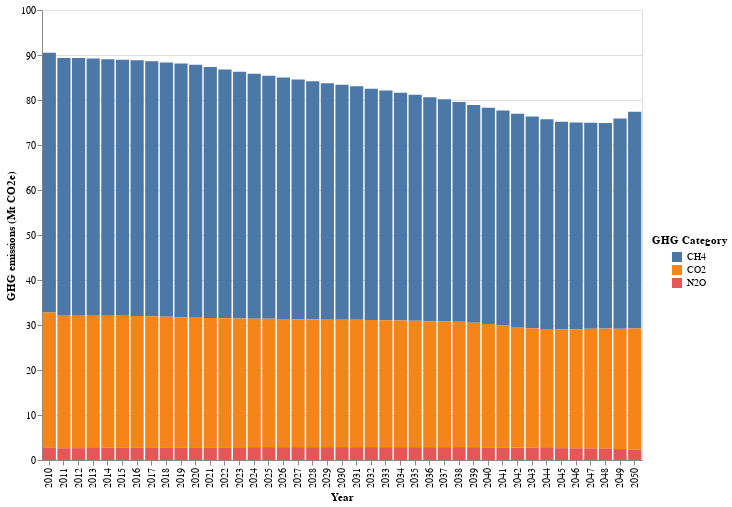

Notebook code for this chart:
### Markdown cell above
### Emissions by GHG category

### Code cell
# HIDE CODE
# get the df and plot
GHG_catetory_df,GHG_atetory_plot = ag_lucc_GHG.plot_GHG_category()
GHG_atetory_plot

### Figure 1 — Vega-Lite specification as saved in the notebook (floating-point values rounded to 4 significant figures)
{"config": {"view": {"continuousWidth": 300, "continuousHeight": 300}}, "layer": [{"mark": {"type": "bar"}, "encoding": {"color": {"field": "GHG Category", "legend": {"direction": "vertical", "legendX": 610, "legendY": 225.0, "orient": "none", "title": "GHG Category", "titleAnchor": "middle"}, "type": "nominal"}, "tooltip": [{"field": "GHG Category", "title": "GHG Category", "type": "nominal"}, {"field": "Quantity (Mt CO2e)", "title": "GHG emissions (Mt CO2e)", "type": "quantitative"}], "x": {"axis": {"labelAngle": -90, "title": "Year"}, "field": "Year", "type": "ordinal"}, "y": {"field": "Quantity (Mt CO2e)", "scale": {"reverse": false}, "title": "GHG emissions (Mt CO2e)", "type": "quantitative"}}}], "data": {"name": "data-37febc337e911b9c5fbae1d6589bd901"}, "height": 450, "width": 600, "$schema": "https://vega.github.io/schema/vega-lite/v5.15.1.json", "datasets": {"data-37febc337e911b9c5fbae1d6589bd901": [{"Year": 2010, "GHG Category": "CH4", "Quantity (Mt CO2e)": 57.74}, {"Year": 2010, "GHG Category": "CO2", "Quantity (Mt CO2e)": 30.02}, {"Year": 2010, "GHG Category": "N2O", "Quantity (Mt CO2e)": 2.749}, {"Year": 2011, "GHG Category": "CH4", "Quantity (Mt CO2e)": 57.27}, {"Year": 2011, "GHG Category": "CO2", "Quantity (Mt CO2e)": 29.43}, {"Year": 2011, "GHG Category": "N2O", "Quantity (Mt CO2e)": 2.616}, {"Year": 2012, "GHG Category": "CH4", "Quantity (Mt CO2e)": 57.29}, {"Year": 2012, "GHG Category": "CO2", "Quantity (Mt CO2e)": 29.42}, {"Year": 2012, "GHG Category": "N2O", "Quantity (Mt CO2e)": 2.639}, {"Year": 2013, "GHG Category": "CH4", "Quantity (Mt CO2e)": 57.13}, {"Year": 2013, "GHG Category": "CO2", "Quantity (Mt CO2e)": 29.39}, {"Year": 2013, "GHG Category": "N2O", "Quantity (Mt CO2e)": 2.686}, {"Year": 2014, "GHG Category": "CH4", "Quantity (Mt CO2e)": 57.03}, {"Year": 2014, "GHG Category": "CO2", "Quantity (Mt CO2e)": 29.33}, {"Year": 2014, "GHG Category": "N2O", "Quantity (Mt CO2e)": 2.709}, {"Year": 2015, "GHG Category": "CH4", "Quantity (Mt CO2e)": 56.92}, {"Year": 2015, "GHG Category": "CO2", "Quantity (Mt CO2e)": 29.3}, {"Year": 2015, "GHG Category": "N2O", "Quantity (Mt CO2e)": 2.743}, {"Year": 2016, "GHG Category": "CH4", "Quantity (Mt CO2e)": 56.8}, {"Year": 2016, "GHG Category": "CO2", "Quantity (Mt CO2e)": 29.23}, {"Year": 2016, "GHG Category": "N2O", "Quantity (Mt CO2e)": 2.781}, {"Year": 2017, "GHG Category": "CH4", "Quantity (Mt CO2e)": 56.65}, {"Year": 2017, "GHG Category": "CO2", "Quantity (Mt CO2e)": 29.14}, {"Year": 2017, "GHG Category": "N2O", "Quantity (Mt CO2e)": 2.801}, {"Year": 2018, "GHG Category": "CH4", "Quantity (Mt CO2e)": 56.51}, {"Year": 2018, "GHG Category": "CO2", "Quantity (Mt CO2e)": 29.04}, {"Year": 2018, "GHG Category": "N2O", "Quantity (Mt CO2e)": 2.797}, {"Year": 2019, "GHG Category": "CH4", "Quantity (Mt CO2e)": 56.37}, {"Year": 2019, "GHG Category": "CO2", "Quantity (Mt CO2e)": 28.92}, {"Year": 2019, "GHG Category": "N2O", "Quantity (Mt CO2e)": 2.812}, {"Year": 2020, "GHG Category": "CH4", "Quantity (Mt CO2e)": 56.23}, {"Year": 2020, "GHG Category": "CO2", "Quantity (Mt CO2e)": 28.81}, {"Year": 2020, "GHG Category": "N2O", "Quantity (Mt CO2e)": 2.824}, {"Year": 2021, "GHG Category": "CH4", "Quantity (Mt CO2e)": 55.75}, {"Year": 2021, "GHG Category": "CO2", "Quantity (Mt CO2e)": 28.75}, {"Year": 2021, "GHG Category": "N2O", "Quantity (Mt CO2e)": 2.822}, {"Year": 2022, "GHG Category": "CH4", "Quantity (Mt CO2e)": 55.29}, {"Year": 2022, "GHG Category": "CO2", "Quantity (Mt CO2e)": 28.67}, {"Year": 2022, "GHG Category": "N2O", "Quantity (Mt CO2e)": 2.826}, {"Year": 2023, "GHG Category": "CH4", "Quantity (Mt CO2e)": 54.83}, {"Year": 2023, "GHG Category": "CO2", "Quantity (Mt CO2e)": 28.59}, {"Year": 2023, "GHG Category": "N2O", "Quantity (Mt CO2e)": 2.835}, {"Year": 2024, "GHG Category": "CH4", "Quantity (Mt CO2e)": 54.41}, {"Year": 2024, "GHG Category": "CO2", "Quantity (Mt CO2e)": 28.54}, {"Year": 2024, "GHG Category": "N2O", "Quantity (Mt CO2e)": 2.856}, {"Year": 2025, "GHG Category": "CH4", "Quantity (Mt CO2e)": 54.03}, {"Year": 2025, "GHG Category": "CO2", "Quantity (Mt CO2e)": 28.53}, {"Year": 2025, "GHG Category": "N2O", "Quantity (Mt CO2e)": 2.861}, {"Year": 2026, "GHG Category": "CH4", "Quantity (Mt CO2e)": 53.64}, {"Year": 2026, "GHG Category": "CO2", "Quantity (Mt CO2e)": 28.49}, {"Year": 2026, "GHG Category": "N2O", "Quantity (Mt CO2e)": 2.862}, {"Year": 2027, "GHG Category": "CH4", "Quantity (Mt CO2e)": 53.27}, {"Year": 2027, "GHG Category": "CO2", "Quantity (Mt CO2e)": 28.43}, {"Year": 2027, "GHG Category": "N2O", "Quantity (Mt CO2e)": 2.865}, {"Year": 2028, "GHG Category": "CH4", "Quantity (Mt CO2e)": 52.92}, {"Year": 2028, "GHG Category": "CO2", "Quantity (Mt CO2e)": 28.38}, {"Year": 2028, "GHG Category": "N2O", "Quantity (Mt CO2e)": 2.866}, {"Year": 2029, "GHG Category": "CH4", "Quantity (Mt CO2e)": 52.54}, {"Year": 2029, "GHG Category": "CO2", "Quantity (Mt CO2e)": 28.31}, {"Year": 2029, "GHG Category": "N2O", "Quantity (Mt CO2e)": 2.867}, {"Year": 2030, "GHG Category": "CH4", "Quantity (Mt CO2e)": 52.22}, {"Year": 2030, "GHG Category": "CO2", "Quantity (Mt CO2e)": 28.3}, {"Year": 2030, "GHG Category": "N2O", "Quantity (Mt CO2e)": 2.873}, {"Year": 2031, "GHG Category": "CH4", "Quantity (Mt CO2e)": 51.89}, {"Year": 2031, "GHG Category": "CO2", "Quantity (Mt CO2e)": 28.3}, {"Year": 2031, "GHG Category": "N2O", "Quantity (Mt CO2e)": 2.863}, {"Year": 2032, "GHG Category": "CH4", "Quantity (Mt CO2e)": 51.41}, {"Year": 2032, "GHG Category": "CO2", "Quantity (Mt CO2e)": 28.22}, {"Year": 2032, "GHG Category": "N2O", "Quantity (Mt CO2e)": 2.868}, {"Year": 2033, "GHG Category": "CH4", "Quantity (Mt CO2e)": 51.03}, {"Year": 2033, "GHG Category": "CO2", "Quantity (Mt CO2e)": 28.23}, {"Year": 2033, "GHG Category": "N2O", "Quantity (Mt CO2e)": 2.854}, {"Year": 2034, "GHG Category": "CH4", "Quantity (Mt CO2e)": 50.6}, {"Year": 2034, "GHG Category": "CO2", "Quantity (Mt CO2e)": 28.14}, {"Year": 2034, "GHG Category": "N2O", "Quantity (Mt CO2e)": 2.865}, {"Year": 2035, "GHG Category": "CH4", "Quantity (Mt CO2e)": 50.22}, {"Year": 2035, "GHG Category": "CO2", "Quantity (Mt CO2e)": 28.08}, {"Year": 2035, "GHG Category": "N2O", "Quantity (Mt CO2e)": 2.865}, {"Year": 2036, "GHG Category": "CH4", "Quantity (Mt CO2e)": 49.77}, {"Year": 2036, "GHG Category": "CO2", "Quantity (Mt CO2e)": 27.98}, {"Year": 2036, "GHG Category": "N2O", "Quantity (Mt CO2e)": 2.862}, {"Year": 2037, "GHG Category": "CH4", "Quantity (Mt CO2e)": 49.34}, {"Year": 2037, "GHG Category": "CO2", "Quantity (Mt CO2e)": 27.93}, {"Year": 2037, "GHG Category": "N2O", "Quantity (Mt CO2e)": 2.866}, {"Year": 2038, "GHG Category": "CH4", "Quantity (Mt CO2e)": 48.85}, {"Year": 2038, "GHG Category": "CO2", "Quantity (Mt CO2e)": 27.83}, {"Year": 2038, "GHG Category": "N2O", "Quantity (Mt CO2e)": 2.868}, {"Year": 2039, "GHG Category": "CH4", "Quantity (Mt CO2e)": 48.43}, {"Year": 2039, "GHG Category": "CO2", "Quantity (Mt CO2e)": 27.64}, {"Year": 2039, "GHG Category": "N2O", "Quantity (Mt CO2e)": 2.843}, {"Year": 2040, "GHG Category": "CH4", "Quantity (Mt CO2e)": 48.04}, {"Year": 2040, "GHG Category": "CO2", "Quantity (Mt CO2e)": 27.4}, {"Year": 2040, "GHG Category": "N2O", "Quantity (Mt CO2e)": 2.815}, {"Year": 2041, "GHG Category": "CH4", "Quantity (Mt CO2e)": 47.7}, {"Year": 2041, "GHG Category": "CO2", "Quantity (Mt CO2e)": 27.16}, {"Year": 2041, "GHG Category": "N2O", "Quantity (Mt CO2e)": 2.787}, {"Year": 2042, "GHG Category": "CH4", "Quantity (Mt CO2e)": 47.4}, {"Year": 2042, "GHG Category": "CO2", "Quantity (Mt CO2e)": 26.82}, {"Year": 2042, "GHG Category": "N2O", "Quantity (Mt CO2e)": 2.751}, {"Year": 2043, "GHG Category": "CH4", "Quantity (Mt CO2e)": 47.05}, {"Year": 2043, "GHG Category": "CO2", "Quantity (Mt CO2e)": 26.58}, {"Year": 2043, "GHG Category": "N2O", "Quantity (Mt CO2e)": 2.719}, {"Year": 2044, "GHG Category": "CH4", "Quantity (Mt CO2e)": 46.59}, {"Year": 2044, "GHG Category": "CO2", "Quantity (Mt CO2e)": 26.42}, {"Year": 2044, "GHG Category": "N2O", "Quantity (Mt CO2e)": 2.691}, {"Year": 2045, "GHG Category": "CH4", "Quantity (Mt CO2e)": 46.18}, {"Year": 2045, "GHG Category": "CO2", "Quantity (Mt CO2e)": 26.35}, {"Year": 2045, "GHG Category": "N2O", "Quantity (Mt CO2e)": 2.63}, {"Year": 2046, "GHG Category": "CH4", "Quantity (Mt CO2e)": 45.95}, {"Year": 2046, "GHG Category": "CO2", "Quantity (Mt CO2e)": 26.44}, {"Year": 2046, "GHG Category": "N2O", "Quantity (Mt CO2e)": 2.603}, {"Year": 2047, "GHG Category": "CH4", "Quantity (Mt CO2e)": 45.79}, {"Year": 2047, "GHG Category": "CO2", "Quantity (Mt CO2e)": 26.57}, {"Year": 2047, "GHG Category": "N2O", "Quantity (Mt CO2e)": 2.578}, {"Year": 2048, "GHG Category": "CH4", "Quantity (Mt CO2e)": 45.67}, {"Year": 2048, "GHG Category": "CO2", "Quantity (Mt CO2e)": 26.68}, {"Year": 2048, "GHG Category": "N2O", "Quantity (Mt CO2e)": 2.527}, {"Year": 2049, "GHG Category": "CH4", "Quantity (Mt CO2e)": 46.72}, {"Year": 2049, "GHG Category": "CO2", "Quantity (Mt CO2e)": 26.76}, {"Year": 2049, "GHG Category": "N2O", "Quantity (Mt CO2e)": 2.434}, {"Year": 2050, "GHG Category": "CH4", "Quantity (Mt CO2e)": 48.12}, {"Year": 2050, "GHG Category": "CO2", "Quantity (Mt CO2e)": 26.92}, {"Year": 2050, "GHG Category": "N2O", "Quantity (Mt CO2e)": 2.328}]}}
